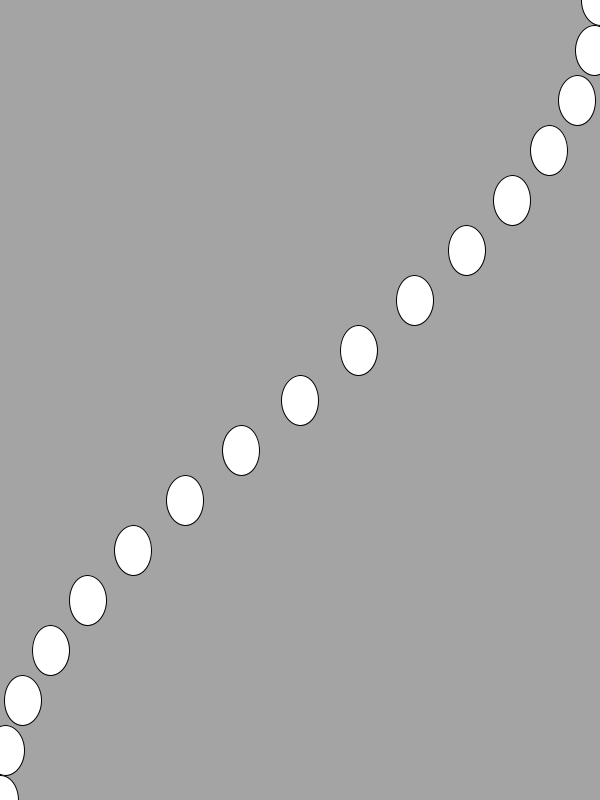
Frame 1 (no input)
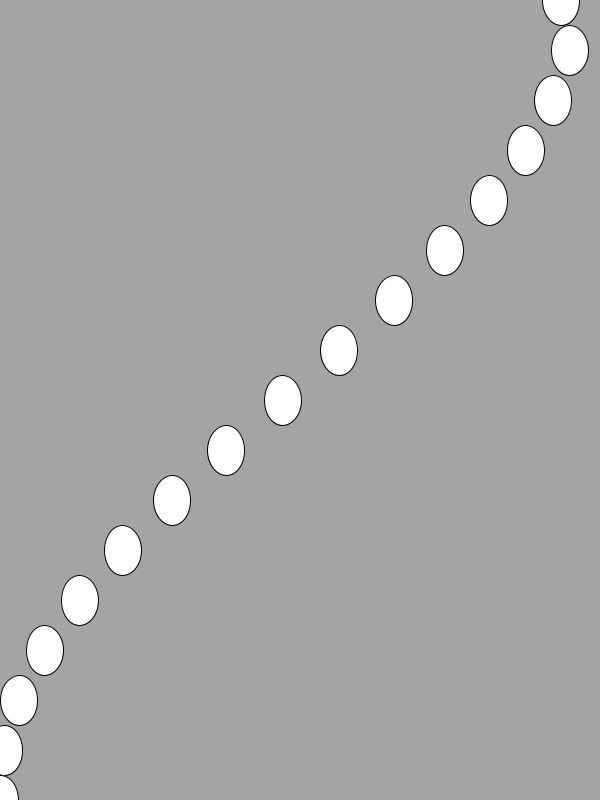
Frame 60 (the mouse pressed at the canvas centre just before this capture)
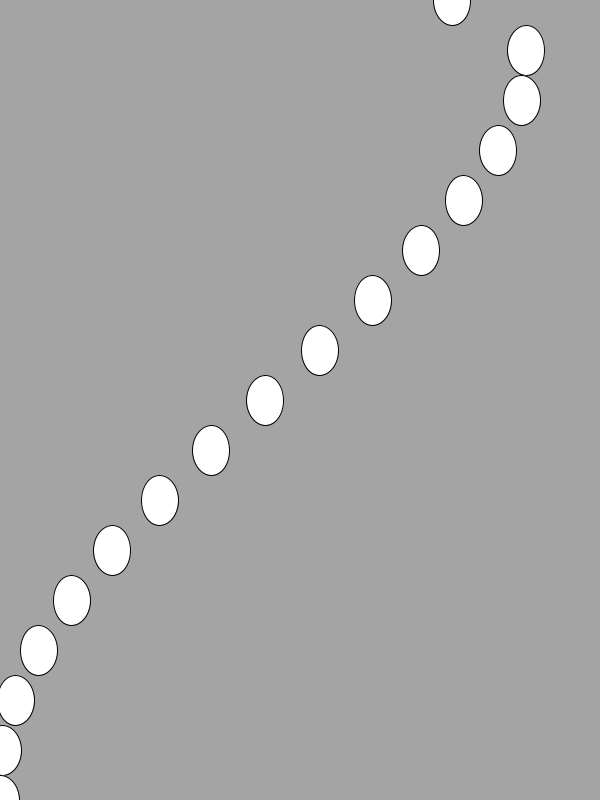
Frame 120 (the mouse held since frame 60 and released just before this capture)

The Processing sketch that drew these frames (run headless with seeded random() and noise(); from frame 60 on, the mouse is pressed at the canvas centre):

// Processing sketch: strange_pendulums
// ── strange_pendulums.pde
/* Basic Processing(.js) script */ 

  float k=PI/360;
  float x=0;
  float m=16;
  float w=1;
  float p;
  float y;
  
void setup(){
  size(600, 800);
}

void draw(){
  background(164);
  ellipseMode(CENTER);
  y=0;
  p=0;
  
  for(int i =0; i <=m;i++)
  {
  //ellipse(cos(x)width/2 + width/2, /*sin(HALF_PI+x)/height/2, width/16, height/16);
  //ellipse(cos(x+p)*width/2 + width/2, y, width/16, height/16);
  ellipse(cos(x/(i+1)+p)*width/2 + width/2, y, width/16, height/16);
  p=p+PI/m;
  y=y+height/m;
  
  
  }
  
  x+=k;
}
